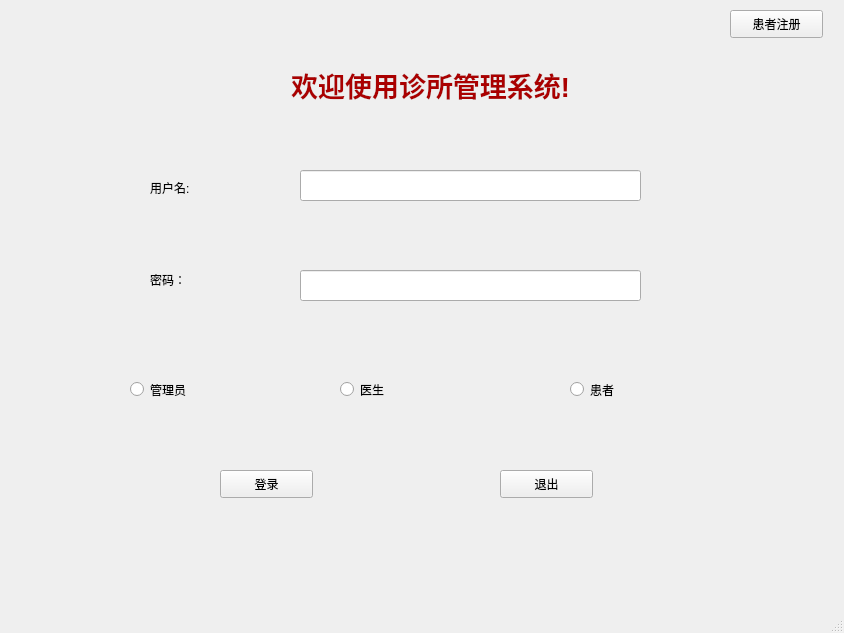
<?xml version="1.0" encoding="UTF-8"?>
<ui version="4.0">
 <class>StartWindow</class>
 <widget class="QMainWindow" name="StartWindow">
  <property name="geometry">
   <rect>
    <x>0</x>
    <y>0</y>
    <width>844</width>
    <height>633</height>
   </rect>
  </property>
  <property name="windowTitle">
   <string>诊所管理系统</string>
  </property>
  <widget class="QWidget" name="centralwidget">
   <widget class="QLabel" name="label_2">
    <property name="geometry">
     <rect>
      <x>150</x>
      <y>180</y>
      <width>72</width>
      <height>15</height>
     </rect>
    </property>
    <property name="text">
     <string>用户名:</string>
    </property>
   </widget>
   <widget class="QLabel" name="label_3">
    <property name="geometry">
     <rect>
      <x>150</x>
      <y>270</y>
      <width>72</width>
      <height>20</height>
     </rect>
    </property>
    <property name="text">
     <string>密码：</string>
    </property>
   </widget>
   <widget class="QLineEdit" name="lineEdit">
    <property name="geometry">
     <rect>
      <x>300</x>
      <y>170</y>
      <width>341</width>
      <height>31</height>
     </rect>
    </property>
   </widget>
   <widget class="QLineEdit" name="lineEdit_2">
    <property name="geometry">
     <rect>
      <x>300</x>
      <y>270</y>
      <width>341</width>
      <height>31</height>
     </rect>
    </property>
   </widget>
   <widget class="QRadioButton" name="radioButton">
    <property name="geometry">
     <rect>
      <x>130</x>
      <y>380</y>
      <width>115</width>
      <height>19</height>
     </rect>
    </property>
    <property name="text">
     <string>管理员</string>
    </property>
    <attribute name="buttonGroup">
     <string notr="true">buttonGroup</string>
    </attribute>
   </widget>
   <widget class="QRadioButton" name="radioButton_2">
    <property name="geometry">
     <rect>
      <x>340</x>
      <y>380</y>
      <width>115</width>
      <height>19</height>
     </rect>
    </property>
    <property name="text">
     <string>医生</string>
    </property>
    <attribute name="buttonGroup">
     <string notr="true">buttonGroup</string>
    </attribute>
   </widget>
   <widget class="QRadioButton" name="radioButton_3">
    <property name="geometry">
     <rect>
      <x>570</x>
      <y>380</y>
      <width>115</width>
      <height>19</height>
     </rect>
    </property>
    <property name="text">
     <string>患者</string>
    </property>
    <attribute name="buttonGroup">
     <string notr="true">buttonGroup</string>
    </attribute>
   </widget>
   <widget class="QPushButton" name="pushButton">
    <property name="geometry">
     <rect>
      <x>220</x>
      <y>470</y>
      <width>93</width>
      <height>28</height>
     </rect>
    </property>
    <property name="text">
     <string>登录</string>
    </property>
   </widget>
   <widget class="QPushButton" name="pushButton_2">
    <property name="geometry">
     <rect>
      <x>500</x>
      <y>470</y>
      <width>93</width>
      <height>28</height>
     </rect>
    </property>
    <property name="text">
     <string>退出</string>
    </property>
   </widget>
   <widget class="QPushButton" name="pushButton_3">
    <property name="geometry">
     <rect>
      <x>730</x>
      <y>10</y>
      <width>93</width>
      <height>28</height>
     </rect>
    </property>
    <property name="text">
     <string>患者注册</string>
    </property>
   </widget>
   <widget class="QLabel" name="label">
    <property name="geometry">
     <rect>
      <x>230</x>
      <y>40</y>
      <width>401</width>
      <height>91</height>
     </rect>
    </property>
    <property name="text">
     <string>&lt;html&gt;&lt;head/&gt;&lt;body&gt;&lt;p align=&quot;center&quot;&gt;&lt;span style=&quot; font-size:20pt; font-weight:600; color:#aa0000;&quot;&gt;欢迎使用诊所管理系统!&lt;/span&gt;&lt;/p&gt;&lt;/body&gt;&lt;/html&gt;</string>
    </property>
   </widget>
  </widget>
  <widget class="QStatusBar" name="statusbar"/>
 </widget>
 <resources/>
 <connections/>
 <buttongroups>
  <buttongroup name="buttonGroup"/>
 </buttongroups>
</ui>
